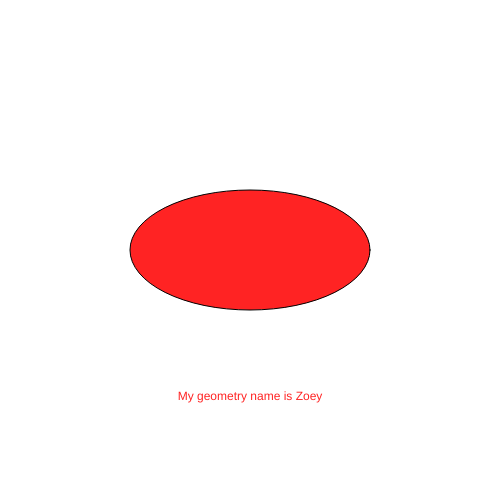
Frame 1 (no input)
Frame 60 (no input): identical to frame 1, image omitted
Frame 120 (the mouse pressed at the canvas centre since frame 60): identical to frame 1, image omitted

The p5.js sketch that drew this single still picture (run headless with seeded random() and noise() and a simulated clock; from frame 60 on, the mouse is pressed at the canvas centre):

// p5.js sketch
// ── sketch.js
var myGeometry=["Zoey", 240, 120, "#ff2323"];

function setup() {
  createCanvas(500,500);
  }

function draw() {
    background(255);
    fill(myGeometry[myGeometry.length-1]);
    ellipse(width/2, height/2, myGeometry[1], myGeometry[2]);
    textAlign(CENTER);
    text("My geometry name is " + myGeometry[0], width/2, height-100);
  }
 
  
